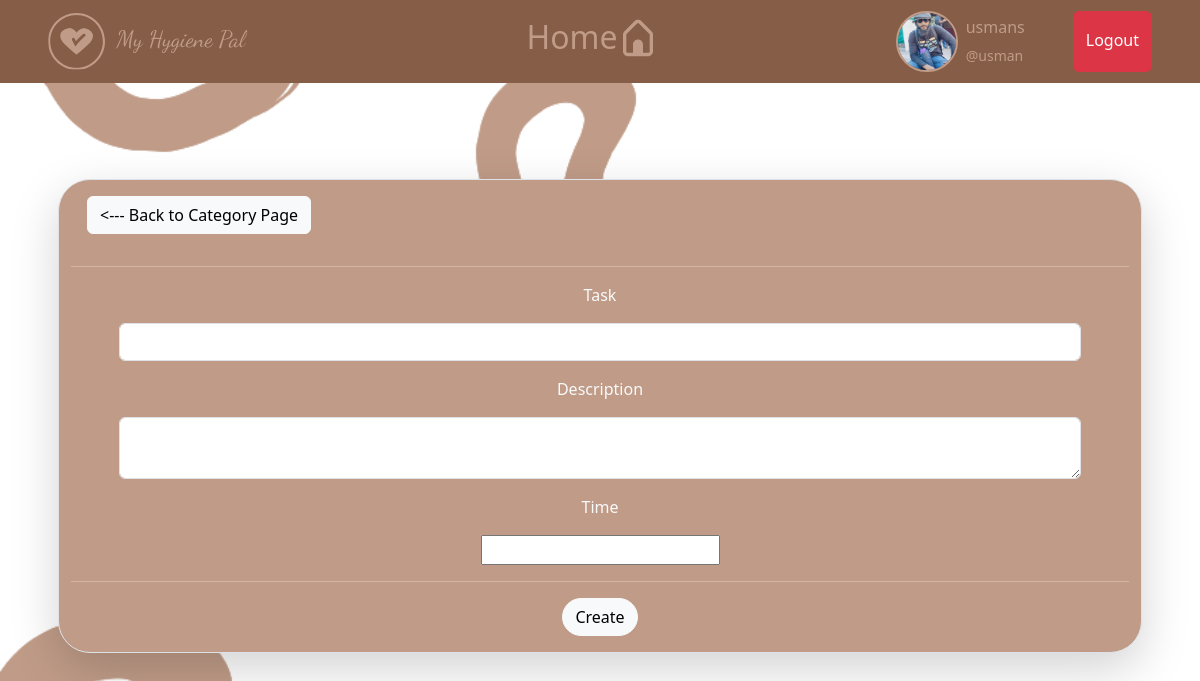
Screenshot of /add-routine/3 (signed in) with the database file from the repository.
### PersonalHygieneTracker/models.py (models this page shows)
class User(AbstractUser):
    name = models.CharField(max_length=200, null=True)
    email = models.EmailField(unique=True, null=True)
    bio = models.TextField(null=True, default="I am using the Personal Hygiene Tracker.")
    streak = models.BooleanField(null=True)
    avatar = models.ImageField(null=True, default="avatar.svg")
    badges = models.IntegerField(null=True, default=0)
    USERNAME_FIELD = 'email'
    REQUIRED_FIELDS = []

### PersonalHygieneTracker/views.py (the view, shortened to what this page needs)
# urls.py: path('add-routine/<str:pk>', views.addRoutine, name='add-routine'),
@login_required(login_url="login")
def addRoutine(request, pk):
    category = models.Category.objects.get(id=int(pk))
    user = request.user
    if category.user:
        if user != category.user:
            return redirect('home')
    context = {'category':category}
    return render(request, 'PersonalHygieneTracker/add_routine.html', context)

### PersonalHygieneTracker/templates/PersonalHygieneTracker/add_routine.html (shortened to what this page needs)
{% extends 'base.html' %}
{% block content %}
    <div class="my-5">
        <div class="d-flex justify-content-center">
            <div class="container shadow-lg m-3 border bg-danger my-5 rounded-5">
                <div class="p-3"><a class="btn btn-light" href="{% url 'category' category.id %}"><--- Back to Category Page</a></div>
                <hr>
                <form id="routineform" method="post">
                    <div class="mb-3 text-center">
                        <label for="task" class="text-light mb-3">Task</label>
                        <div class="mx-5">
                            <input required type="text" class="text-dark form-control" id="task" name="task">
                        </div>
                    </div>
                    <div class="mb-3 text-center">
                        <label for="description" class="text-light mb-3">Description</label>
                        <div class="mx-5">
                            <textarea required type="text" class="text-dark form-control" id="description" name="description"></textarea>
                        </div>
                    </div>
                    <div class="mb-3 text-center">
                        <label for="description" class="text-light mb-3">Time</label>
                        <div class="mx-5">
                            <input type="text" class="time-pickable" readonly name="time">
                        </div>
                    </div>
                    <hr>
                    <div class="pb-3 d-flex justify-content-center">
                        <input id="createbtn" type="submit" class="btn btn-light rounded-5" value="Create">
                    </div>
                </form>
            </div>
        </div>
    </div>
{% endblock %}

### templates/base.html (shortened to what this page needs)
<!DOCTYPE html>
{% load static %}
<html lang="en">
<head>
    <link href="https://cdn.jsdelivr.net/npm/bootstrap@5.3.0/dist/css/bootstrap.min.css" rel="stylesheet">
    <link rel="stylesheet" type="text/css" href="{% static 'css/style.css' %}"/>
</head>
<body>
    {% if not main %}
    <nav class="navbar navbar-expand-lg navbar-light bg-secondary d-flex justify-content-between">
        <a class="navbar-brand mx-5" href="{% url 'index' %}"></a>
        <div class="d-flex">
            <a class="nav-item nav-link link-danger mx-3 d-flex" href="{% url 'home' %}">
                <h2>Home</h2>
            </a>
        </div>
        <div class="d-flex">
            <a class="d-flex link-danger" href="{% url 'profile' request.user.id %}">
                <div class="profile-pic profile-pic-medium mx-2">
                    <img src="{{request.user.avatar.url}}" />
                </div>
                <div>
                    <p class="my-1">{{request.user.name}} </p><small>@{{request.user.username}}</small>
                </div>
            </a>
            <a href="{% url 'logout' %}" class="mx-5 btn btn-danger py-3">Logout</a>
        </div>
    </nav>
    {% endif %}
    <div class="container mt-3">
        {% block content %}
        {% endblock %}
    </div>
</body>
</html>

### static/css/style.css (style rules this page uses)
body { background-image: url('../images/MHP_mainpage.png'); background-size: cover; background-repeat: no-repeat; background-attachment: fixed; background-color: #0b0c10; }
.bg-danger { background-color: var(--brown)!important; color: white }
.bg-secondary { background-color: var(--darkerbrown)!important; color: white }
.link-danger { color: var(--brown)!important; text-decoration: none; }
:root { --brown: #c09c88; --darkerbrown: #865d46; --darkererbrown: #32231a; }
.profile-pic { position: relative; display: inline-block; border-radius: 50%; border: 2px solid var(--brown); }
.profile-pic img { display: block; border-radius: 50%; object-fit: cover; object-position: center; }
.profile-pic.profile-pic-medium img { width: 3.6rem; height: 3.6rem; border-radius: 50%; }

### rows the page displays
User: user.avatar (picture), user.name "usmans", user.username "usman"
